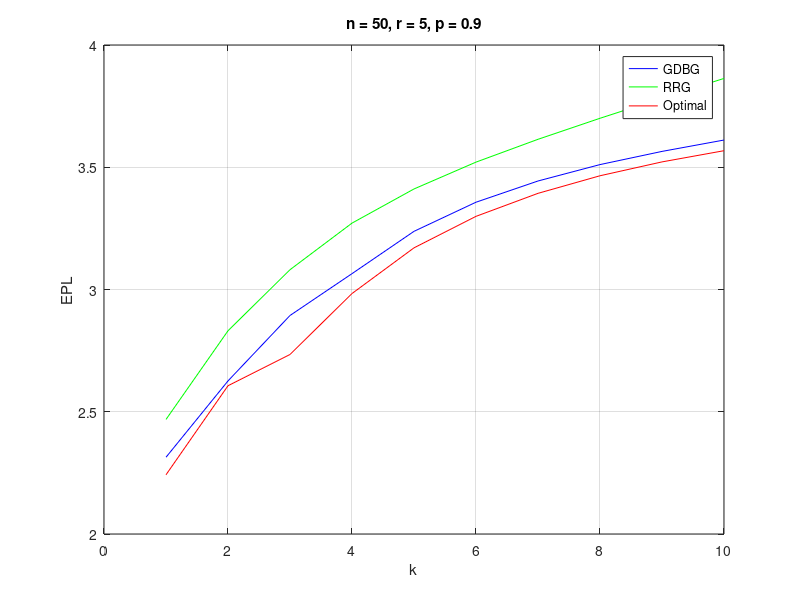

MATLAB code to generate this figure:
function fig_k
%%%n = 50;r = 5;p = 0.9;
%k = 1:10
clc

k = 1:10

gdbg = [2.3139, 2.6261, 2.8937, 3.0648, 3.2379, 3.3570, 3.4438, 3.5109, 3.5648, 3.6113]

rrg = [2.4685, 2.8312, 3.0809, 3.2715, 3.4112, 3.5210, 3.6143, 3.7003, 3.7825, 3.8633]
optimal = [2.2422, 2.6064, 2.7342, 2.9835, 3.1704, 3.2992, 3.3933, 3.4652, 3.5219, 3.5677]

plot(k,gdbg,'b')
hold on 
plot(k,rrg,'g')
hold on 
plot(k, optimal,'r')
grid on
legend('GDBG','RRG','Optimal')
xlabel('k')
ylabel('EPL')
title('n = 50, r = 5, p = 0.9')
